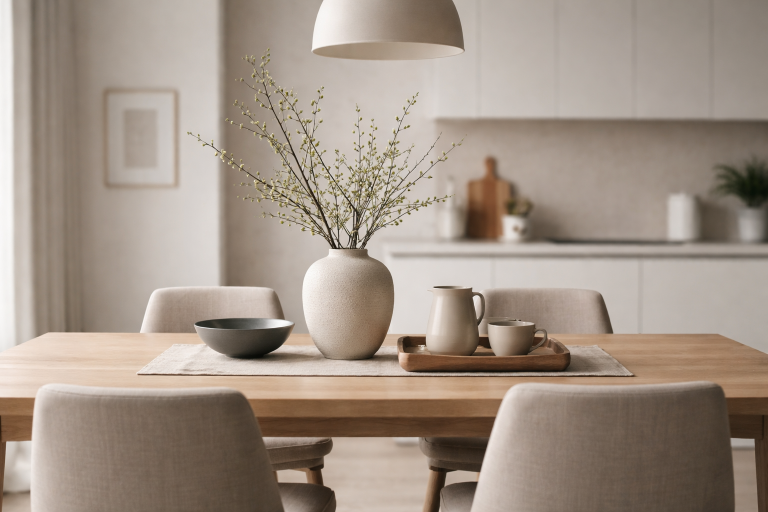
#> input picture dip/ex3.png, 1536 x 1024 px, found by its file name (shown at 1/2 size)
$ python lab3dip.py
#> lines starting #> are read from the running program, lines starting #| are printed output that depends on the picture
# WAP to implement transformation of an image (scaling, rotation, resizing)
from PIL import Image
import matplotlib.pyplot as plt

img = Image.open("/Users/vishrutgrover/coding/sem6/dip/ex3.png")
#> img is the input picture: PIL image 1536x1024 RGB; mean R, G, B 161, 146.9, 134.5

scaled = img.resize((img.size[0]//2, img.size[1]//2))
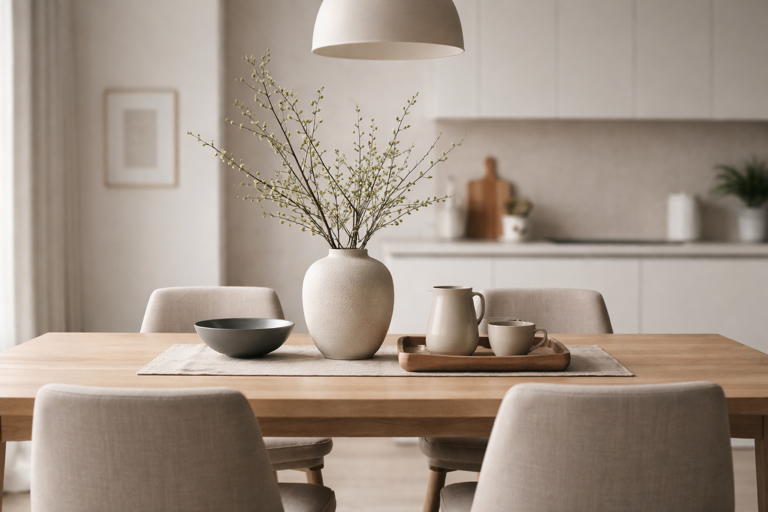
#> scaled: PIL image 768x512 RGB; mean R, G, B 161, 146.9, 134.5
plt.figure(figsize=(12, 4))

plt.subplot(1, 3, 1)
plt.imshow(scaled)
plt.title('Scaled (50%)')
plt.axis('off')

rotated = img.rotate(90)
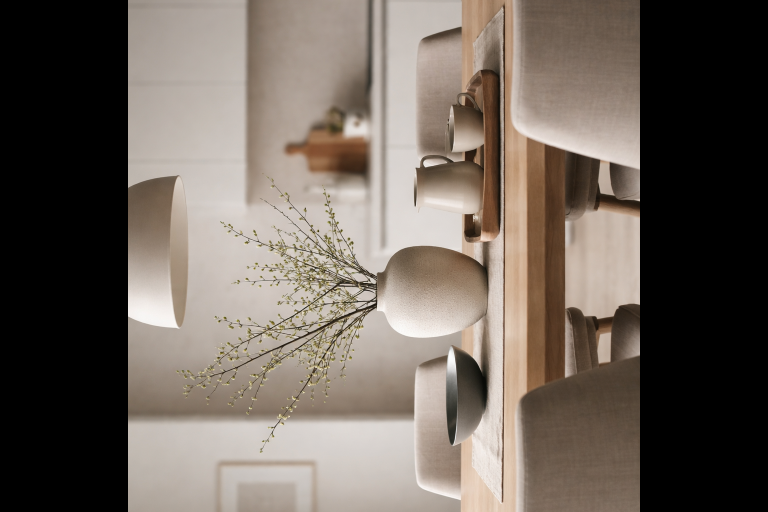
#> rotated: PIL image 1536x1024 RGB (shown at 1/2 size); mean R, G, B 109.8, 100.2, 91.8
plt.subplot(1, 3, 2)
plt.imshow(rotated)
plt.title('Rotated (90°)')
plt.axis('off')

resized = img.resize((1000, 500))
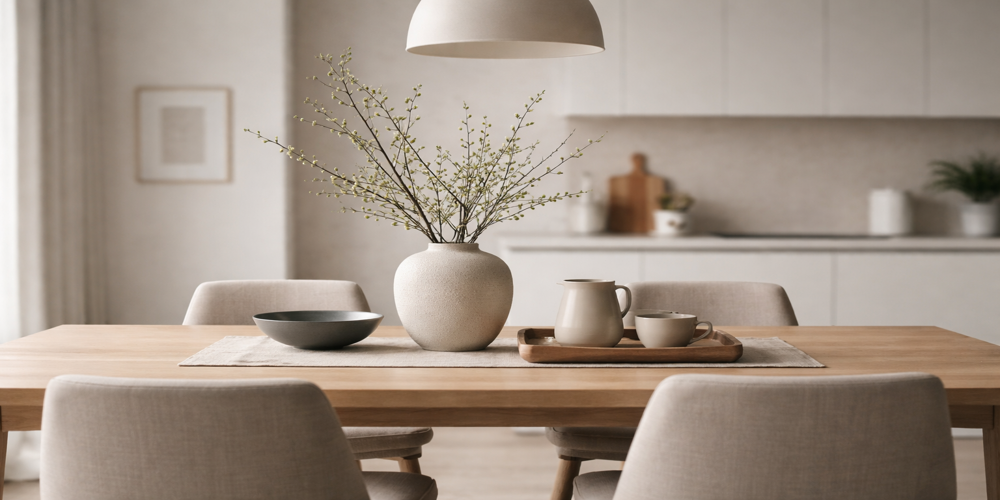
#> resized: PIL image 1000x500 RGB; mean R, G, B 161, 146.9, 134.5
plt.subplot(1, 3, 3)
plt.imshow(resized)
plt.title('Resized (1000x500)')
plt.axis('off')

plt.tight_layout()
plt.show()
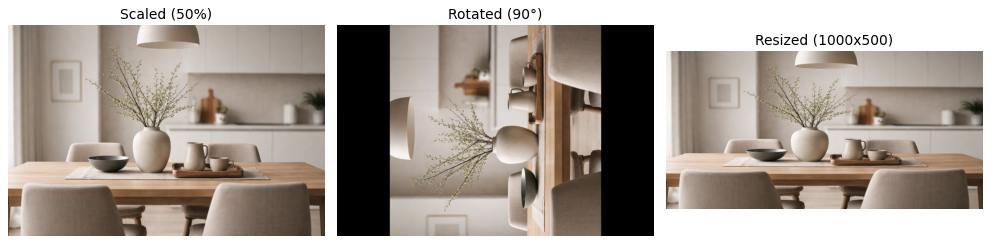
#> figure drawn by matplotlib, 3 panels
